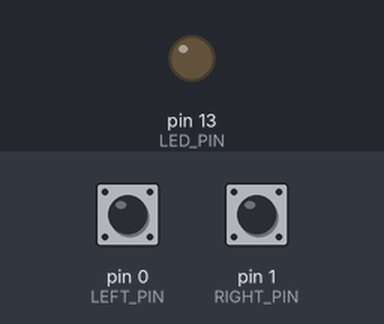
This sketch was run on a simulated Arduino Leonardo, built with avr-gcc and run on an emulated ATmega32U4. Shown: output pins drawn as LEDs (lit = HIGH). The test bench sets the inputs (shaded band); at power-on: pin 0 (LEFT_PIN) HIGH, pin 1 (RIGHT_PIN) HIGH. USB keyboard and mouse output is not drawn.

Above: at 1.2 s.
1.3 s: pin 0 (LEFT_PIN) pulled LOW for 0.15 s
At 1.38 s:
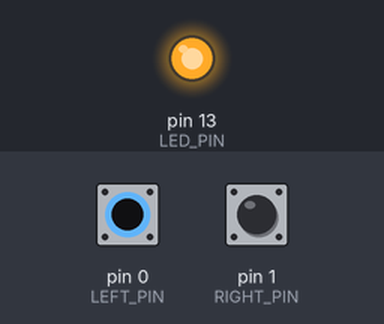
2.9 s: pin 0 (LEFT_PIN) pulled LOW for 3.2 s
At 6.7 s:
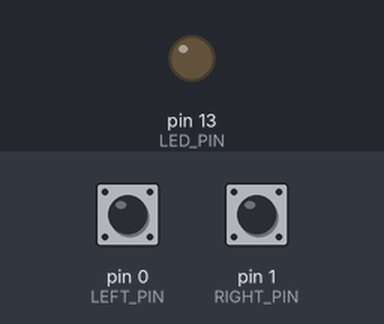
7.6 s: pin 1 (RIGHT_PIN) pulled LOW for 3.2 s
At 7.9 s:
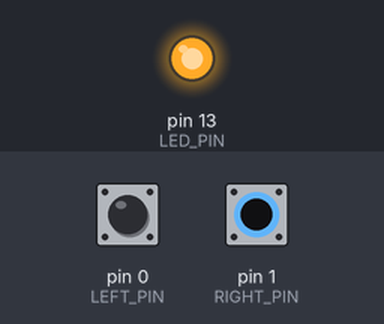
Timing chart, 0 to 12.3 s (numbered marks = the images above; inputs shaded):
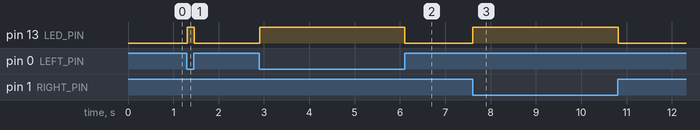

The sketch:

TeensyPaddleInferface.ino
```cpp
#include <Keyboard.h>
#include <Bounce2.h>

#define LEFT_PIN 0
#define RIGHT_PIN 1
#define LED_PIN 13

Bounce leftButton = Bounce();
Bounce rightButton = Bounce();

bool leftButtonPressed = false;
bool rightButtonPressed = false;

void setup() {
  Keyboard.begin();
  pinMode(LED_PIN, OUTPUT);

  leftButton.attach(LEFT_PIN, INPUT_PULLUP);
  leftButton.interval(10);
  rightButton.attach(RIGHT_PIN, INPUT_PULLUP);
  rightButton.interval(10);
}

void loop() {
  leftButton.update();
  rightButton.update();

  if (leftButton.fell()) {
    Keyboard.press(KEY_LEFT_CTRL);
    leftButtonPressed = true;
  } else if (leftButton.rose()) {
    Keyboard.release(KEY_LEFT_CTRL);
    leftButtonPressed = false;
  }

  if (rightButton.fell()) {
    Keyboard.press(KEY_RIGHT_CTRL);
    rightButtonPressed = true;
  } else if (rightButton.rose()) {
    Keyboard.release(KEY_RIGHT_CTRL);
    rightButtonPressed = false;
  }

  if (leftButtonPressed || rightButtonPressed) {
    digitalWrite(LED_PIN, HIGH);
  } else {
    digitalWrite(LED_PIN, LOW);
  }
}
```

Measured:
- after the input at 1.3 s, pin 13 (LED_PIN): LOW → HIGH at once, → LOW 0.15 s later
- after the input at 2.9 s, pin 13 (LED_PIN): LOW → HIGH at once, → LOW 3.2 s later
- after the input at 7.6 s, pin 13 (LED_PIN): LOW → HIGH at once, → LOW 3.2 s later
